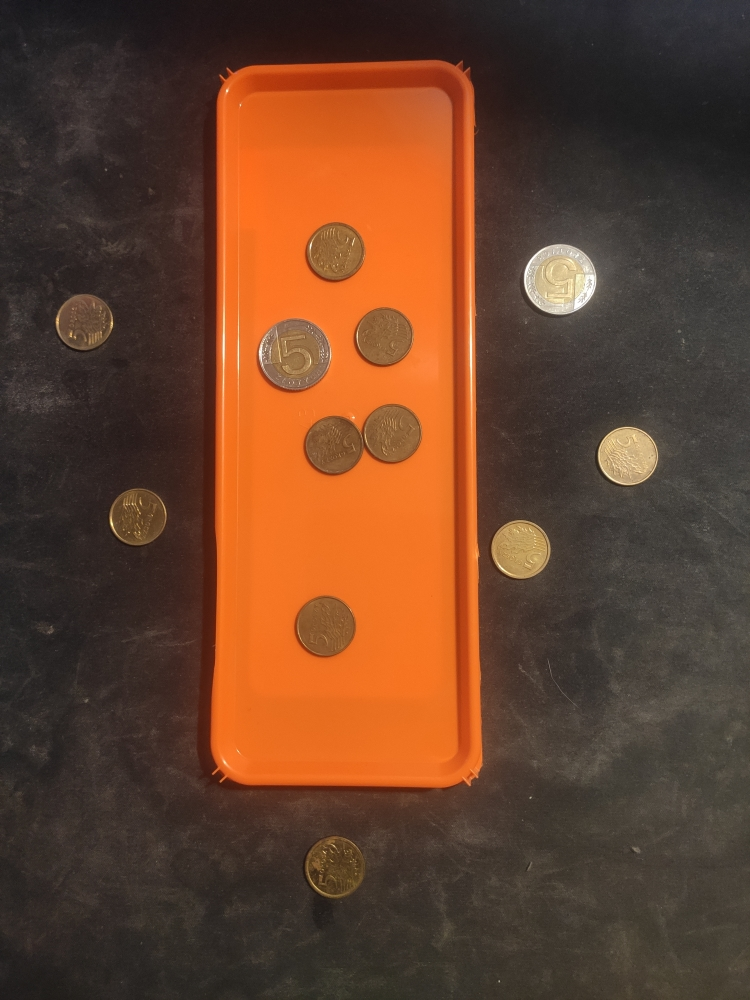
#> input picture CoinTracking/tray2.jpg, 750 x 1000 px, given in place of saw1.jpg, which was not available
$ python main.py
#> lines starting #> are read from the running program, lines starting #| are printed output that depends on the picture; pictures that were not available may be replaced by others from this repository, and a replacement may not be noted
import cv2
import numpy as np
import matplotlib.pyplot as plt

def show_img(img, name):
    #print("Show image- running")
    figure = plt.figure(figsize=(8, 8))
    a_x = figure.gca()
    a_x.get_xaxis().set_visible(False)
    a_x.get_yaxis().set_visible(False)
    a_x.imshow(cv2.cvtColor(img, cv2.COLOR_BGR2RGB))
    plt.title(name)
    plt.show()

def find_key_points(img1, img2):
    #Zamiana na czarno białe
    grey_1 = cv2.cvtColor(img1, cv2.COLOR_BGR2GRAY)
    grey_2 = cv2.cvtColor(img2, cv2.COLOR_BGR2GRAY)

    #Obliczenie punktów kluczowych oraz deskryptorów
    orb = cv2.ORB_create()
    k_p_1, des_1 = orb.detectAndCompute(grey_1, None)
    k_p_2, des_2 = orb.detectAndCompute(grey_2, None)

    return des_1, des_2, k_p_1, k_p_2

def print_key_points(base_img, kp_1):
    print('print key points- running')
    show1 = cv2.drawKeypoints(base_img,
                              kp_1,
                              base_img,
                              flags=cv2.DRAW_MATCHES_FLAGS_DRAW_RICH_KEYPOINTS)
    show_img(show1, 'Punkty kluczowe')


def flann_matcher(des1, des2, kp1, kp2, show_stages, base_img, img2):

    if show_stages:
        print('Flann matcher- running')
    matcher = cv2.BFMatcher(cv2.NORM_HAMMING, crossCheck=True)
    matches = matcher.match(des1, des2)
    matches = sorted(matches, key=lambda x: x.distance)

    img4 = cv2.drawMatches(base_img, kp1, img2, kp2, matches[:10], None, flags=2)


    good_matches = matches[:11]
    src_pts = np.float32([kp1[m.queryIdx].pt for m in good_matches]).reshape(-1, 1, 2)
    dst_pts = np.float32([kp2[m.trainIdx].pt for m in good_matches]).reshape(-1, 1, 2)

    m, mask = cv2.findHomography(src_pts, dst_pts, cv2.RANSAC, 5.0)
    height, width = base_img.shape[:2]
    pts = np.float32([[0, 0],
                      [0, height - 1],
                      [width - 1, height - 1],
                      [width - 1, 0]]
                     ).reshape(-1, 1, 2)

    #Obrysowanie
    dst = cv2.perspectiveTransform(pts, m) + (width,0)
    img4 = cv2.polylines(img4, [np.int32(dst)], True, (255, 0, 0), 3, cv2.LINE_AA)
    img4 = cv2.resize(img4, (1920, 1080), interpolation=cv2.INTER_AREA)

    if show_stages:
        show_img(img4,'Flann matcher + obrysowanie')
    else:
        cv2.imshow('Flann matcher', img4)


def find_obj_on_video_flann_matcher(base_img):

    print('Find object on video flann- running')
    video = cv2.VideoCapture('sawmovie.mp4')
    captured, frame = video.read()
    while captured:

        des_1, des_2, kp_1, kp_2 = find_key_points(base_img, frame)
        base_img = cv2.resize(base_img,(1920,1080),interpolation= cv2.INTER_AREA)
        flann_matcher(des_1,des_2, kp_1,kp_2,False,base_img,frame)

        cv2.waitKey(20)
        captured, frame = video.read()


base_img = cv2.imread('saw1.jpg')
#> base_img is the input picture: shape (1000, 750, 3); mean B, G, R 43.6, 65.7, 103.4
img2 = cv2.imread('saw3.jpg')
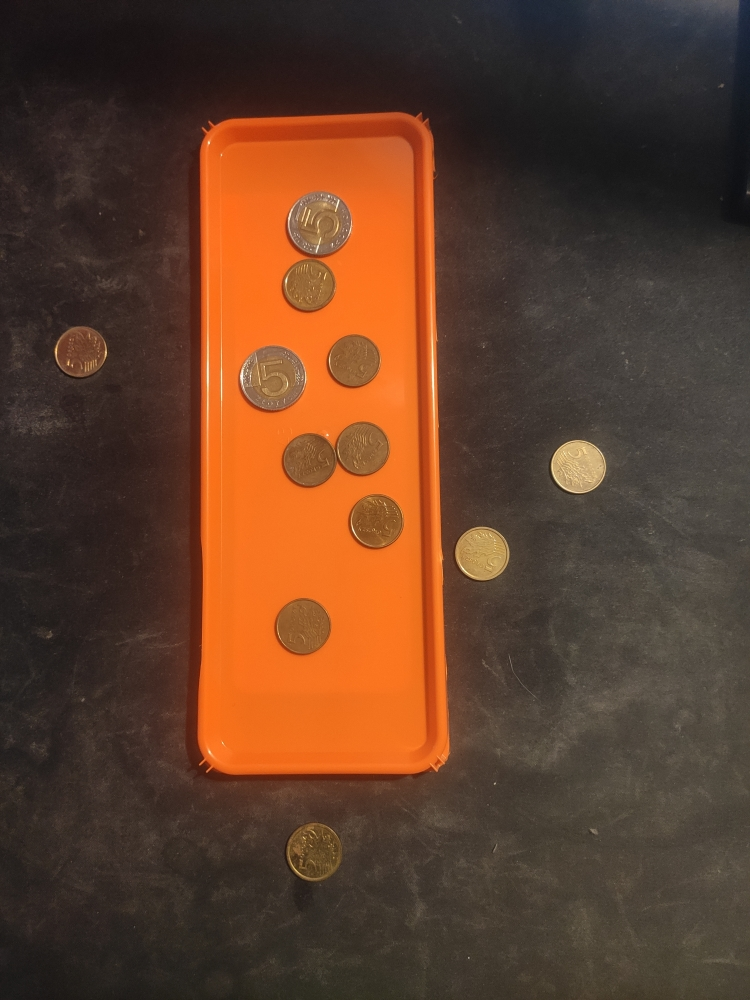
#> input picture CoinTracking/tray3.jpg, 750 x 1000 px, given in place of saw3.jpg, which was not available
#> img2 is the input picture: shape (1000, 750, 3); mean B, G, R 42.5, 62.6, 96.3

#Określenie punktór kluczowych
des_1, des_2, kp_1, kp_2 =find_key_points(base_img, img2)
#> in find_key_points, `grey_2 = cv2.cvtColor(img2, cv2.COLOR_BGR2GRAY)`:
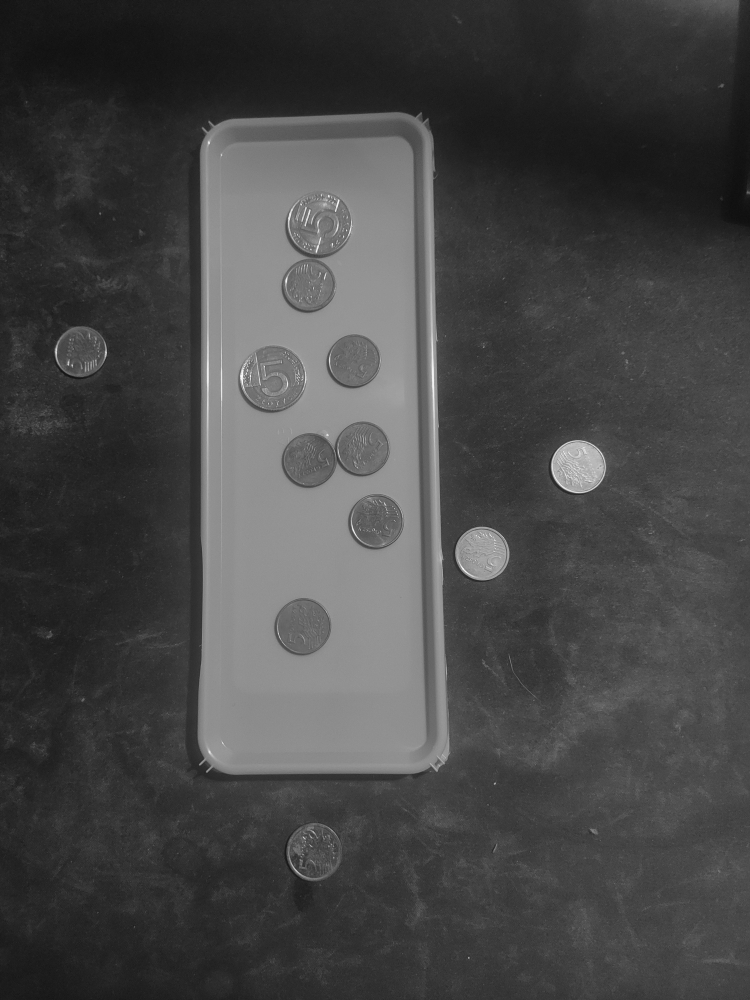
#> grey_2: shape (1000, 750); min 14, max 250, mean 70.4
#> in find_key_points, `k_p_1, des_1 = orb.detectAndCompute(grey_1, None)`: k_p_1 = 500 keypoints; strongest (x, y, size): (71, 334, 31), (70, 336, 31), (593, 277, 37.2), (71, 336, 37.2)
#> in find_key_points, `k_p_2, des_2 = orb.detectAndCompute(grey_2, None)`: k_p_2 = 500 keypoints; strongest (x, y, size): (316, 251, 31), (68, 364, 31), (338, 201, 31), (436, 769, 31)
#> kp_1 has the same summary as k_p_1 in find_key_points; kp_2 has the same summary as k_p_2 in find_key_points
print_key_points(base_img,kp_1)

#Prezentacja matchera Flann
flann_matcher(des_1, des_2, kp_1, kp_2, True, base_img, img2)
#> in flann_matcher, `matches = matcher.match(des1, des2)`: matches = 214 matches
#> in flann_matcher, `good_matches = matches[:11]`: good_matches = 11 matches
#> in flann_matcher, `src_pts = np.float32([kp1[m.queryIdx].pt for m in good_matches]).resha..`: src_pts = [[226.1, 76.32], [226.8, 90], [594.8, 455.1], [225.6, 76.8], [364.3, 450.7], [497.7, 567.3], [605.6, 473], [634.2, 426.4], [616.3, 426.4], [466.6, 69.12], [499.7, 566.1]]
#> in flann_matcher, `dst_pts = np.float32([kp2[m.trainIdx].pt for m in good_matches]).resha..`: dst_pts = [[208.8, 128.2], [208.8, 141.6], [549.4, 465.8], [207.6, 128.4], [337, 465.1], [460.3, 569.8], [558.4, 483.7], [585.3, 441.9], [566.1, 440.7], [426.2, 119.5], [462.4, 566.1]]
#> in flann_matcher, `m, mask = cv2.findHomography(src_pts, dst_pts, cv2.RANSAC, 5.0)`: m = [[0.897, 0.00989, 3.57], [-0.0133, 0.893, 62.85], [-1.88e-05, -1.46e-06, 1]]; mask = [1, 1, 1, 1, 1, 1, 1, 1, 1, 1, 1]
#> in flann_matcher, `dst = cv2.perspectiveTransform(pts, m) + (width,0)`: dst = [[753.6, 62.85], [763.5, 956.8], [1446.4, 960.4], [1435.3, 53.63]]
#> in flann_matcher, `img4 = cv2.polylines(img4, [np.int32(dst)], True, (255, 0, 0), 3, cv2...`: img4: shape (1000, 1500, 3); mean B, G, R 49.9, 66.7, 99.2

#Wyszukanie piły na filmie przy użyciu matchera Flann
find_obj_on_video_flann_matcher(base_img)
#> in find_key_points (call 2), `grey_1 = cv2.cvtColor(img1, cv2.COLOR_BGR2GRAY)`:
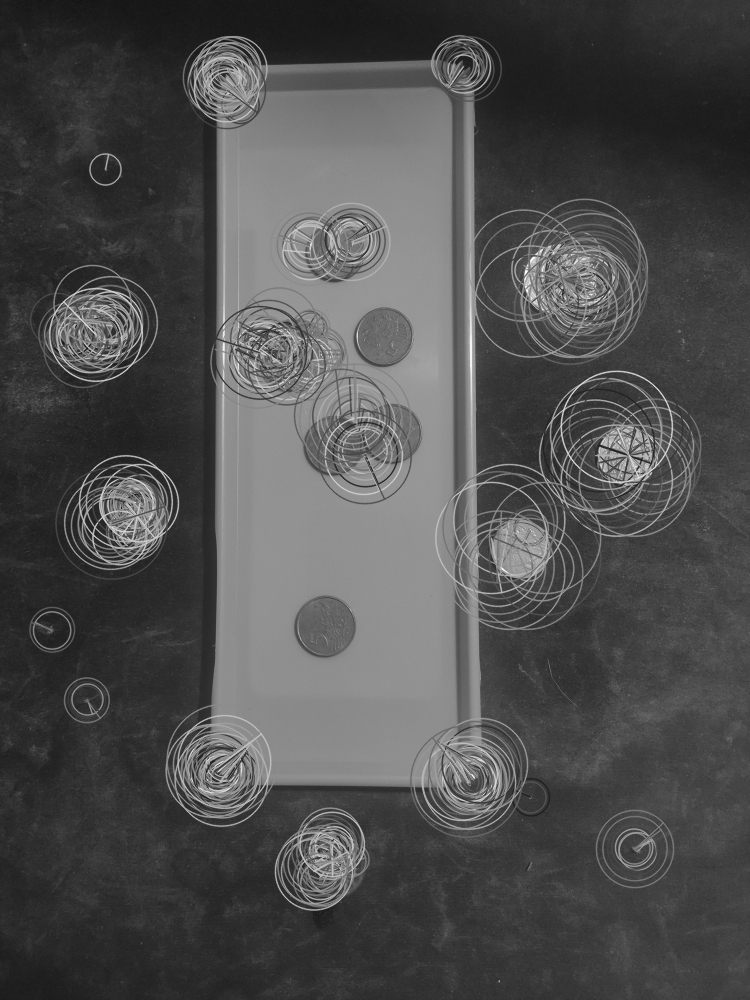
#> grey_1: shape (1000, 750); min 17, max 254, mean 78.3
#> in find_key_points (call 2), `k_p_1, des_1 = orb.detectAndCompute(grey_1, None)`: k_p_1 = 500 keypoints; strongest (x, y, size): (602, 443, 31), (102, 521, 31), (599, 448, 31), (570, 453, 31)
#> in find_key_points (call 2), `k_p_2, des_2 = orb.detectAndCompute(grey_2, None)`: k_p_2 = 500 keypoints; strongest (x, y, size): (71, 334, 31), (70, 336, 31), (593, 277, 37.2), (71, 336, 37.2)
#> in find_obj_on_video_flann_matcher, `des_1, des_2, kp_1, kp_2 = find_key_points(base_img, frame)`: kp_1 has the same summary as k_p_1 in find_key_points; kp_2 has the same summary as k_p_2 in find_key_points
#> in find_obj_on_video_flann_matcher, `base_img = cv2.resize(base_img,(1920,1080),interpolation= cv2.INTER_AR..`:
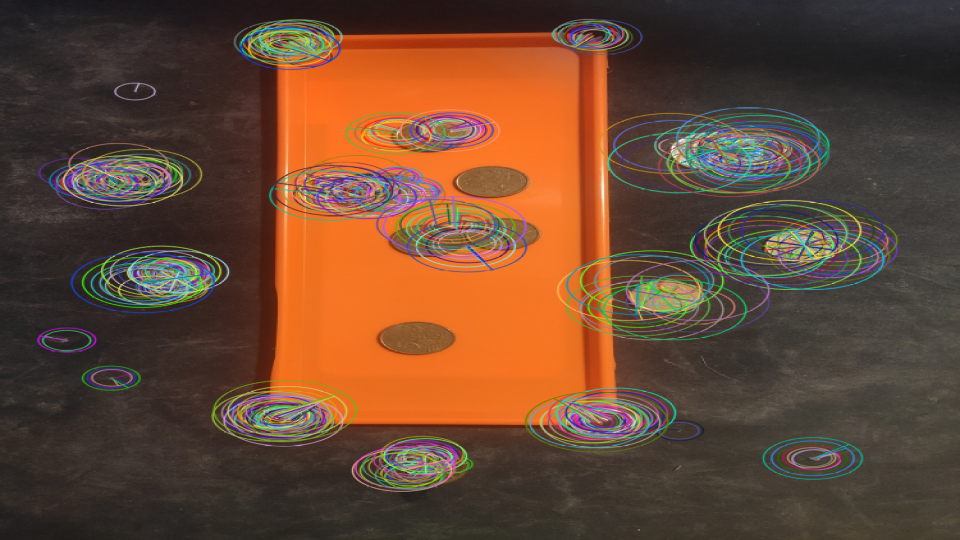
#> base_img: shape (1080, 1920, 3) (shown at 1/2 size); mean B, G, R 50.9, 70.9, 103
#> call 2 of flann_matcher, with show_stages = False
#> in flann_matcher (call 2), `matches = matcher.match(des1, des2)`: matches = 116 matches
#> in flann_matcher (call 2), `src_pts = np.float32([kp1[m.queryIdx].pt for m in good_matches]).resha..`: src_pts = [[498.7, 570.3], [315.3, 834.9], [111.1, 329.7], [158.3, 531.5], [146.3, 486.7], [498.1, 569.7], [634.2, 845.6], [494.2, 568.5], [111.1, 533.9], [535, 300.7], [104.5, 486.7]]
#> in flann_matcher (call 2), `dst_pts = np.float32([kp2[m.trainIdx].pt for m in good_matches]).resha..`: dst_pts = [[498.7, 567.3], [598.4, 444.3], [576.9, 301], [605.6, 473], [584.1, 254.4], [498.1, 566.1], [591.2, 274.7], [499.7, 566.1], [140, 501.1], [591, 276.5], [604.7, 475.3]]
#> in flann_matcher (call 2), `m, mask = cv2.findHomography(src_pts, dst_pts, cv2.RANSAC, 5.0)`: m = [[-1.37, 0.398, 556.9], [-0.94, 0.0883, 532.7], [-0.00214, 0.000468, 1]]; mask = [1, 0, 0, 1, 0, 1, 1, 1, 0, 0, 1]
#> in flann_matcher (call 2), `dst = cv2.perspectiveTransform(pts, m) + (width,0)`: dst = [[2476.9, 532.7], [2575.3, 417.1], [2553.5, 453.1], [2588.8, 410]]
#> in flann_matcher (call 2), `img4 = cv2.polylines(img4, [np.int32(dst)], True, (255, 0, 0), 3, cv2...`:
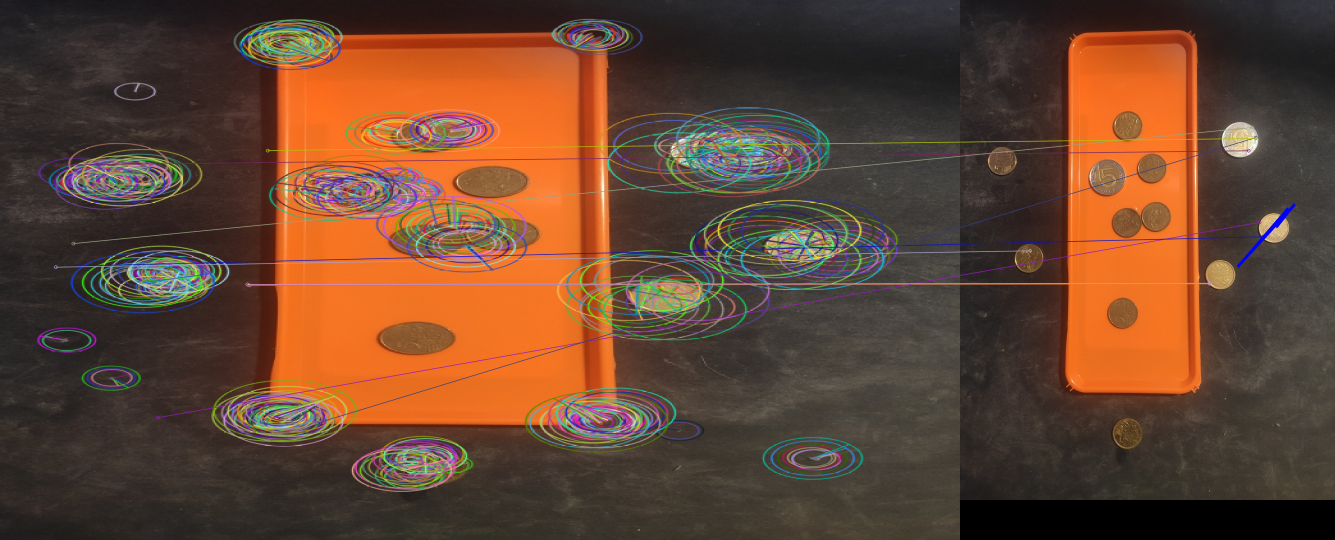
#> img4: shape (1080, 2670, 3) (shown at 1/2 size); mean B, G, R 48.8, 68.1, 100.8
#> in flann_matcher (call 2), `img4 = cv2.resize(img4, (1920, 1080), interpolation=cv2.INTER_AREA)`:
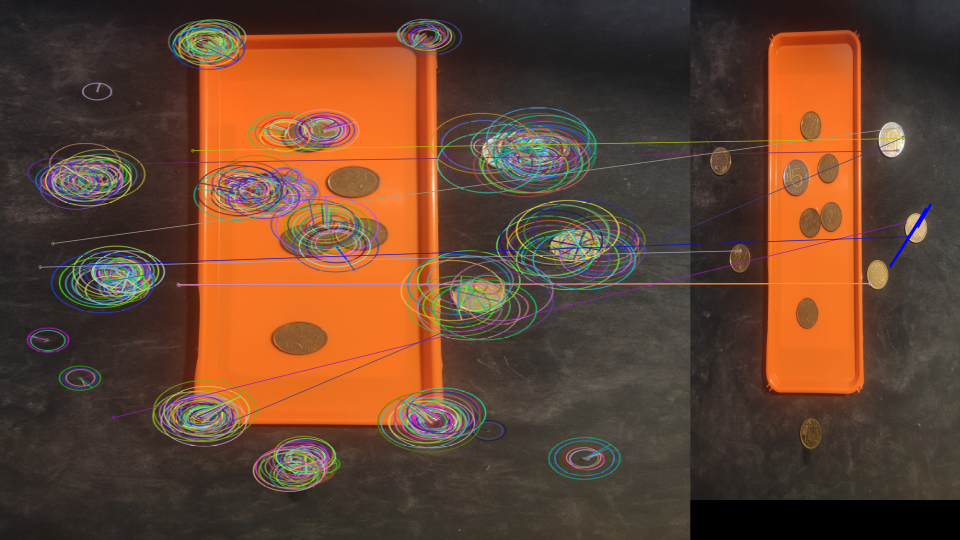
#> img4: shape (1080, 1920, 3) (shown at 1/2 size); mean B, G, R 48.8, 68.1, 100.8
